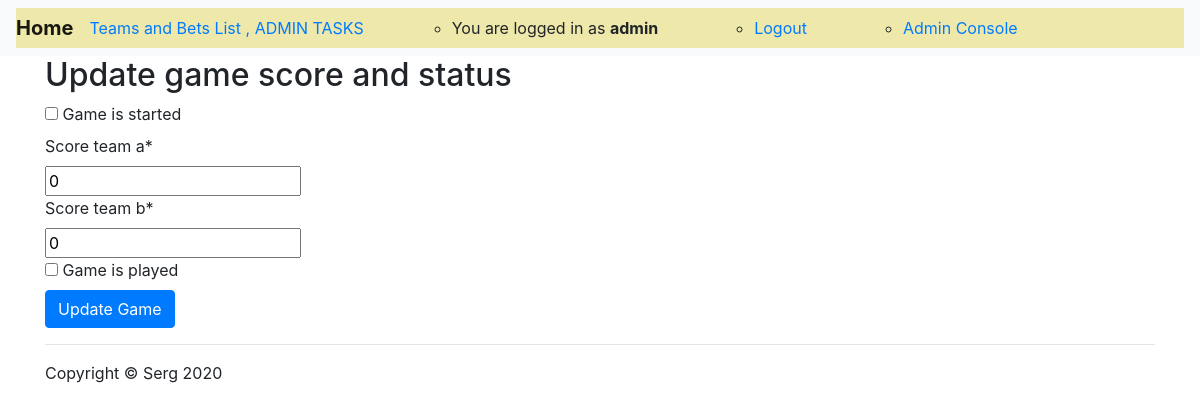
The page /game/update/6qoih0ddeu0b0t3s62hn4tt2tcn7foxp/ (signed in) on the database as committed earlier.
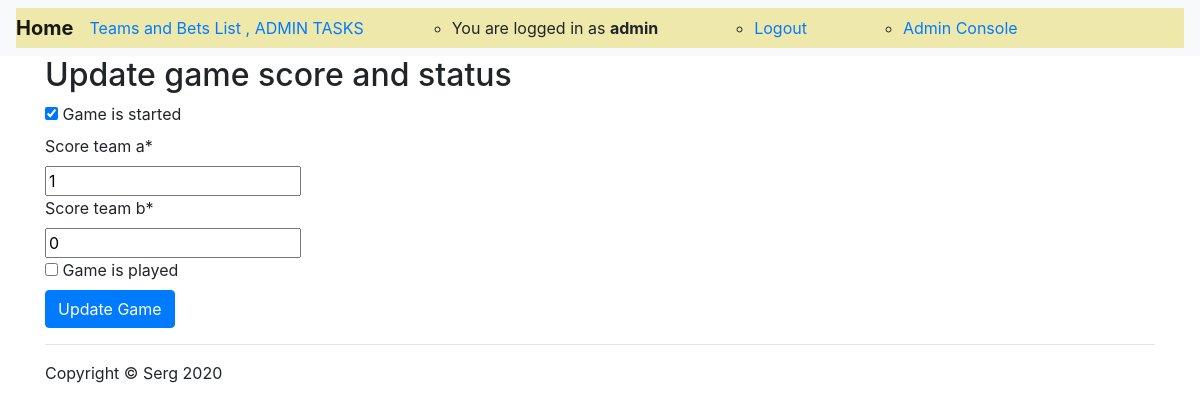
The same page on the database as committed later.
### sergtoto/models.py (models this page shows, shortened)
class Game(models.Model):
    contest = models.ForeignKey(Contest, on_delete=models.CASCADE)
    team_a = models.ForeignKey(Team, related_name='name_a', on_delete=models.CASCADE)
    team_b = models.ForeignKey(Team, related_name='name_b', on_delete=models.CASCADE)
    score_team_a = models.IntegerField(default=0)
    score_team_b = models.IntegerField(default=0)
    game_is_started = models.BooleanField(default=False)
    game_is_played = models.BooleanField(default=False)
    slug = models.SlugField(max_length=32, unique=True, editable=True)
    game_date_time = models.DateTimeField(default=timezone.now(), blank=False)

### sergtoto/views.py (the view)
# urls.py: path('game/update/<str:slug>/', update_game, name='update_game'),
def update_game(request, slug):
    if request.method == 'POST':
        game = Game.objects.get(slug=slug)
        form = ChangeGameForm(request.POST)
        if form.is_valid():
            game_is_started = form.cleaned_data['game_is_started']
            game_is_played = form.cleaned_data['game_is_played']
            score_team_a = form.cleaned_data['score_team_a']
            score_team_b = form.cleaned_data['score_team_b']
            if score_team_a > 0 or score_team_b > 0:
                game_is_started = True
            game.game_is_started = game_is_started
            game.game_is_played = game_is_played
            game.score_team_a = score_team_a
            game.score_team_b = score_team_b
            game.save()
        return redirect('home')
    else:
        game = Game.objects.get(slug=slug)
        form = ChangeGameForm(instance=game)
        context = {
            'form': form,
        }
        return render(request, 'add_new_games.html', context)

### sergtoto/forms.py
class ChangeGameForm(forms.ModelForm):
    class Meta:
        model = Game
        fields = ('game_is_started', 'score_team_a', 'score_team_b', 'game_is_played',)
    def __init__(self, *args, **kwargs):
        super(ChangeGameForm, self).__init__(*args, **kwargs)

### sergtoto/templates/add_new_games.html (shortened to what this page needs)
{% extends 'base.html' %}
{% load crispy_forms_tags %}
{% block content %}
    <h2>Update game score and status</h2>
    <form method="post" enctype="multipart/form-data">
        {{ form|crispy }}
        <button type="submit" class="btn btn-primary">Update Game</button>
    </form>
{% endblock %}

Rows that differ between the two databases and show on the page:
changed Game: game_is_started "☐" → "☑"; score_team_a "0" → "1"
